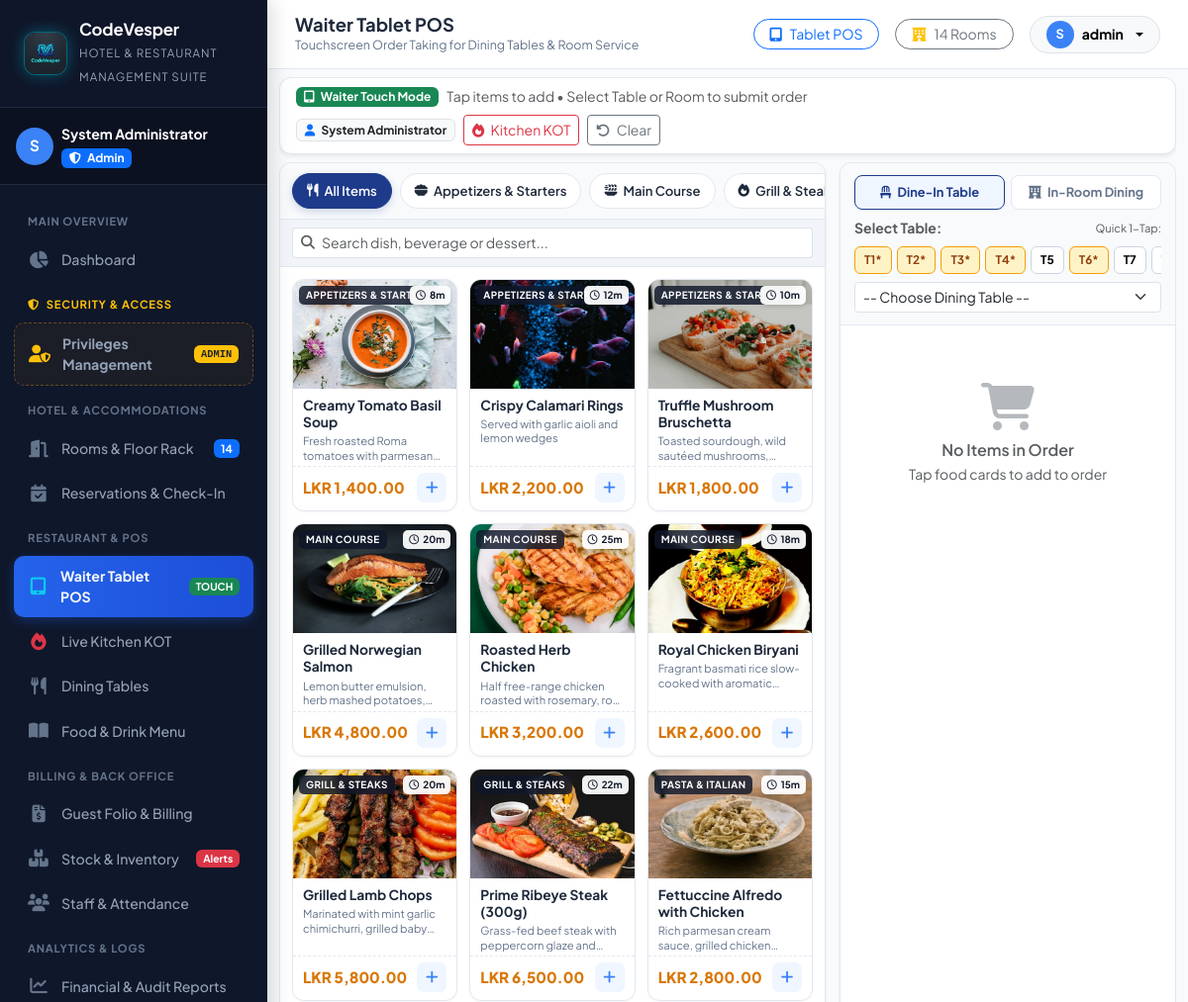
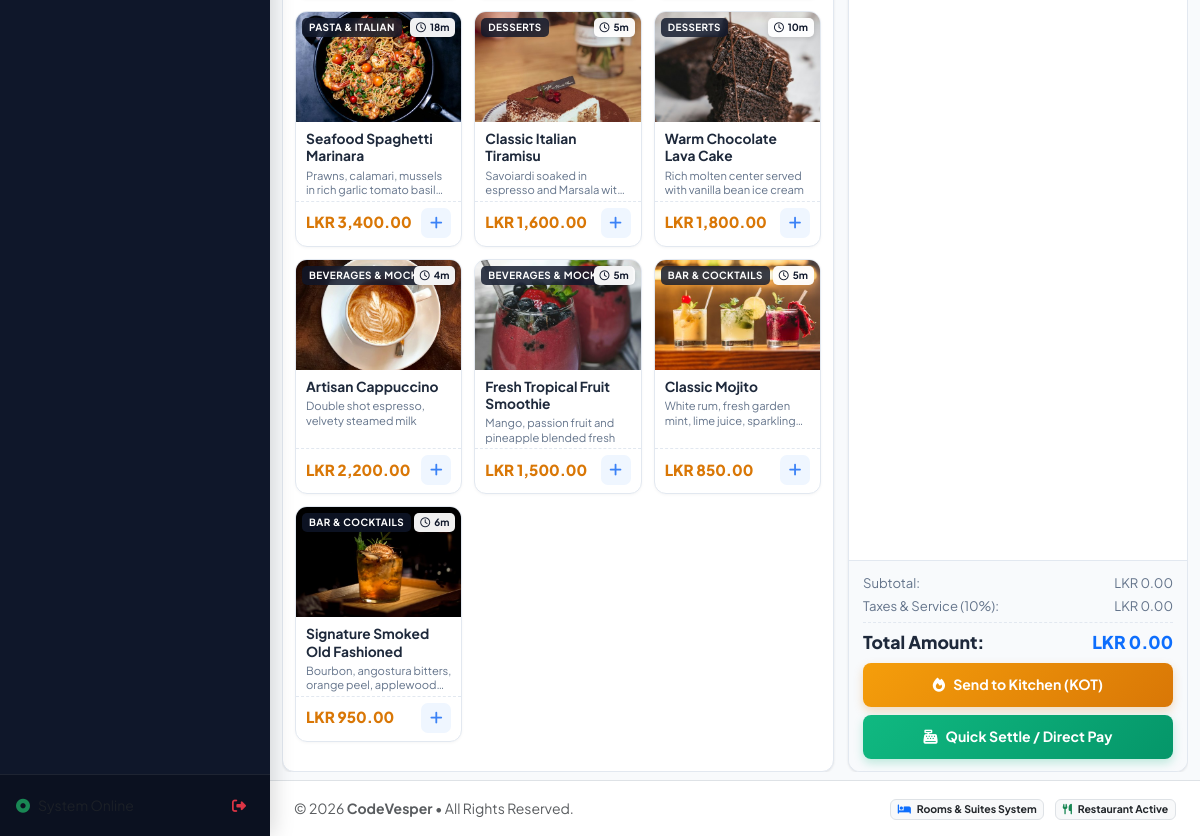
The app's page /pos.php (signed in) with its own data (2 pictures, top to bottom).
### tables this page shows
CREATE TABLE `menu_categories` (
  `id` int NOT NULL AUTO_INCREMENT,
  `name` varchar(50) NOT NULL,
  `icon` varchar(50) DEFAULT 'utensils',
  `sort_order` int DEFAULT '0',
  `status` enum('active','inactive') DEFAULT 'active',
  PRIMARY KEY (`id`)  
);

CREATE TABLE `menu_items` (
  `id` int NOT NULL AUTO_INCREMENT,
  `category_id` int NOT NULL,
  `name` varchar(100) NOT NULL,
  `description` varchar(255) DEFAULT NULL,
  `price` decimal(10,2) NOT NULL,
  `cost_price` decimal(10,2) DEFAULT '0.00',
  `image` varchar(255) DEFAULT 'default_food.jpg',
  `is_available` tinyint(1) DEFAULT '1',
  `prep_time_minutes` int DEFAULT '15',
  PRIMARY KEY (`id`)  ,
  KEY `category_id` (`category_id`),
  CONSTRAINT `menu_items_ibfk_1` FOREIGN KEY (`category_id`) REFERENCES `menu_categories` (`id`)
);

CREATE TABLE `dining_tables` (
  `id` int NOT NULL AUTO_INCREMENT,
  `table_number` varchar(20) NOT NULL,
  `section` varchar(50) DEFAULT 'Main Dining',
  `capacity` int DEFAULT '4',
  `status` enum('available','occupied','reserved','cleaning') DEFAULT 'available',
  PRIMARY KEY (`id`)  ,
  UNIQUE KEY `table_number` (`table_number`)
);

### includes/auth.php (called while the page is built, shortened)
<?php
function isLoggedIn(): bool {
    return isset($_SESSION['user_id']) && !empty($_SESSION['user_id']);
}
function currentUser(): ?array {
    return [
        'id'        => $_SESSION['user_id'] ?? 0,
        'username'  => $_SESSION['username'] ?? '',
        'full_name' => $_SESSION['full_name'] ?? 'Staff',
        'role_id'   => $_SESSION['role_id'] ?? 1,
        'role_slug' => $_SESSION['role_slug'] ?? 'admin',
        'role_name' => $_SESSION['role_name'] ?? 'Staff',
        'email'     => $_SESSION['email'] ?? '',
        'avatar'    => $_SESSION['avatar'] ?? 'default_avatar.png'
    ];
}

### pos.php (the view, shortened to what this page needs)
<?php
require_once __DIR__ . '/includes/header.php';
$db = getDbConnection();
$categories = $db->query("SELECT * FROM menu_categories WHERE status = 'active' ORDER BY sort_order ASC")->fetchAll();
$menuItems = $db->query("
    SELECT m.*, c.name as category_name
    FROM menu_items m
    JOIN menu_categories c ON m.category_id = c.id
    WHERE m.is_available = 1
    ORDER BY c.sort_order ASC, m.name ASC
")->fetchAll();
$diningTables = $db->query("SELECT * FROM dining_tables ORDER BY id ASC")->fetchAll();
?>
<div class="pos-page-wrapper">
    <div class="card-custom p-2 px-3 mb-2 bg-white d-flex flex-wrap align-items-center justify-content-between gap-2 shadow-sm">
        <div class="d-flex align-items-center gap-2">
            <span class="badge bg-success px-2 py-1 small">
                <i class="fa-solid fa-tablet-screen-button me-1"></i> Waiter Touch Mode
            </span>
            <span class="text-muted small d-none d-md-inline">
                Tap items to add &bull; Select Table or Room to submit order
            </span>
        </div>
        <div class="d-flex align-items-center gap-2">
            <span class="badge bg-light text-dark border small">
                <i class="fa-solid fa-user me-1 text-primary"></i> <?= htmlspecialchars($currentUser['full_name'] ?? 'Waiter') ?>
            </span>
            <a href="kitchen.php" class="btn btn-outline-danger btn-sm py-1 px-2" title="Live Kitchen Display">
                <i class="fa-solid fa-fire me-1"></i> Kitchen KOT
            </a>
            <button class="btn btn-outline-secondary btn-sm py-1 px-2" onclick="clearCart()" title="Clear Current Cart">
                <i class="fa-solid fa-rotate-left me-1"></i> Clear
            </button>
        </div>
    </div>
    <div class="pos-container">
        <div class="pos-catalog-panel">
            <div class="pos-categories-bar">
                <button type="button" class="category-pill active" onclick="filterCategory('all', this)">
                    <i class="fa-solid fa-utensils"></i> All Items
                </button>
                <?php foreach ($categories as $cat): ?>
                    <button type="button" class="category-pill" onclick="filterCategory('cat-<?= $cat['id'] ?>', this)">
                        <i class="fa-solid fa-<?= htmlspecialchars($cat['icon']) ?>"></i>
                        <?= htmlspecialchars($cat['name']) ?>
                    </button>
                <?php endforeach; ?>
            </div>
            <div class="pos-search-box">
                <div class="input-group input-group-sm">
                    <span class="input-group-text bg-white border-end-0">
                        <i class="fa-solid fa-magnifying-glass text-muted"></i>
                    </span>
                    <input type="text" id="menuSearchInput" class="form-control border-start-0 ps-0" placeholder="Search dish, beverage or dessert..." onkeyup="filterMenuSearch()">
                </div>
            </div>
            <div class="pos-menu-grid" id="menuGrid">
                <?php foreach ($menuItems as $item):
                    $foodImg = !empty($item['image']) ? htmlspecialchars($item['image']) : 'default_food.jpg';
                ?>
                    <div class="menu-card-touch cat-<?= $item['category_id'] ?>"
                         data-id="<?= $item['id'] ?>"
                         data-name="<?= htmlspecialchars($item['name']) ?>"
                         data-price="<?= $item['price'] ?>"
                         onclick="addToCart(<?= $item['id'] ?>, '<?= addslashes($item['name']) ?>', <?= $item['price'] ?>, '<?= addslashes($foodImg) ?>')">
                        <div class="menu-card-img-wrap">
                            <img src="assets/images/foods/<?= $foodImg ?>"
                                 alt="<?= htmlspecialchars($item['name']) ?>"
                                 class="menu-card-img"
                                 loading="lazy"
                                 onerror="this.onerror=null; this.src='assets/images/foods/default_food.jpg';">
                            <span class="menu-card-cat-tag"><?= htmlspecialchars($item['category_name']) ?></span>
                            <?php if (!empty($item['prep_time_minutes'])): ?>
                                <span class="menu-card-prep-tag">
                                    <i class="fa-regular fa-clock me-1"></i><?= (int)$item['prep_time_minutes'] ?>m
                                </span>
                            <?php endif; ?>
                        </div>
                        <div class="menu-card-body">
                            <div class="menu-card-name" title="<?= htmlspecialchars($item['name']) ?>"><?= htmlspecialchars($item['name']) ?></div>
                            <div class="menu-card-desc"><?= htmlspecialchars($item['description'] ?? '') ?></div>
                        </div>
                        <div class="menu-card-footer">
                            <span class="menu-card-price"><?= formatMoney($item['price']) ?></span>
                            <button class="menu-card-add-btn" type="button" title="Add to Order">
                                <i class="fa-solid fa-plus"></i>
                            </button>
                        </div>
                    </div>
                <?php endforeach; ?>
            </div>
        </div>
        <div class="pos-order-panel">
            <div class="pos-order-header">
                <div class="order-type-tabs">
                    <button type="button" class="order-type-btn active" id="btnTypeDineIn" onclick="setOrderType('dine_in')">
                        <i class="fa-solid fa-chair me-1"></i> Dine-In Table
                    </button>
                    <button type="button" class="order-type-btn" id="btnTypeRoom" onclick="setOrderType('room_service')">
                        <i class="fa-solid fa-hotel me-1"></i> In-Room Dining
                    </button>
                </div>
                <div id="sectionTableSelect">
                    <div class="d-flex justify-content-between align-items-center mb-1">
                        <label class="form-label small fw-bold text-muted mb-0">Select Table:</label>
                        <span class="text-muted" style="font-size: 0.7rem;">Quick 1-Tap:</span>
                    </div>
                    <div class="quick-table-scroll">
                        <?php foreach ($diningTables as $t):
                            $shortName = str_replace('Table ', '', $t['table_number']);
                        ?>
                            <button type="button"
                                    class="quick-table-pill <?= $t['status'] === 'occupied' ? 'occupied' : '' ?>"
                                    id="pill-table-<?= $t['id'] ?>"
                                    onclick="selectQuickTable(<?= $t['id'] ?>)"
                                    title="<?= htmlspecialchars($t['table_number']) ?> (<?= htmlspecialchars($t['section']) ?> - <?= ucfirst($t['status']) ?>)">
                                <?= htmlspecialchars($shortName) ?><?= $t['status'] === 'occupied' ? '*' : '' ?>
                            </button>
                        <?php endforeach; ?>
                    </div>
                    <select id="selectDiningTable" class="form-select form-select-sm" onchange="syncTablePill(this.value)">
                        <option value="">-- Choose Dining Table --</option>
                    </select>
                </div>
            </div>
            <div class="pos-cart-items" id="cartItemsList">
                <div class="text-center py-5 text-muted" id="emptyCartMessage">
                    <i class="fa-solid fa-cart-shopping fa-3x text-secondary opacity-50 mb-2"></i>
                    <div class="fw-semibold">No Items in Order</div>
                    <small>Tap food cards to add to order</small>
                </div>
            </div>
            <div class="pos-order-footer">
                <div class="total-line">
                    <span>Subtotal:</span>
                    <span id="txtSubtotal"><?= APP_CURRENCY ?>0.00</span>
                </div>
                <div class="total-line">
                    <span>Taxes & Service (10%):</span>
                    <span id="txtTax"><?= APP_CURRENCY ?>0.00</span>
                </div>
                <div class="total-line final">
                    <span>Total Amount:</span>
                    <span id="txtTotal" class="text-primary"><?= APP_CURRENCY ?>0.00</span>
                </div>
                <div class="d-flex flex-column gap-2 mt-2">
                    <button type="button" class="pos-action-btn btn-kot" onclick="submitOrder('kot')">
                        <i class="fa-solid fa-fire"></i>
                        <span>Send to Kitchen (KOT)</span>
                    </button>
                    <button type="button" class="pos-action-btn btn-settle" onclick="openPaymentModal()">
                        <i class="fa-solid fa-cash-register"></i>
                        <span>Quick Settle / Direct Pay</span>
                    </button>
                </div>
            </div>
        </div>
    </div>
</div>
<?php require_once __DIR__ . '/includes/footer.php'; ?>

### assets/css/style.css (style rules this page uses)
:root { --primary: #1e3a8a; --primary-light: #3b82f6; --primary-dark: #0f172a; --gold: #d97706; --gold-light: #f59e0b; --gold-subtle: #fef3c7; --sidebar-bg: #0f172a; --sidebar-hover: #1e293b; --sidebar-active: #2563eb; --body-bg: #f8fafc; --card-bg: #ffffff; --text-main: #1e293b; --text-muted: #64748b; --border-color: #e2e8f0; --sidebar-width: 270px; --topbar-height: 70px; --radius-sm: 8px; --radius-md: 12px; --radius-lg: 18px; --shadow-sm: 0 1px 3px rgba(0,0,0,0.06), 0 1px 2px rgba(0,0,0,0.04); --shadow-md: 0 4px 12px -2px rgba(0,0,0,0.08), 0 2px 6px -1px rgba(0,0,0,0.04); --shadow-lg: 0 12px 24px -4px rgba(0,0,0,0.12), 0 4px 10px -2px rgba(0,0,0,0.05); }
* { box-sizing: border-box; }
body { font-family: 'Plus Jakarta Sans', sans-serif; background-color: var(--body-bg); color: var(--text-main); overflow-x: hidden; margin: 0; padding: 0; }
.card-custom { background: #fff; border: 1px solid var(--border-color); border-radius: var(--radius-md); box-shadow: var(--shadow-sm); transition: transform 0.2s ease, box-shadow 0.2s ease; }

### pos.php (style rules this page uses)
body, .app-wrapper, .app-main { overflow-x: hidden !important; max-width: 100vw !important; }

### records on screen
menu_categories: name "Appetizers & Starters"
menu_categories: name "Main Course"
menu_categories: name "Grill &…"
menu_items: image (picture), category.name "APPETIZERS & STARTERS", prep_time_minutes "8", name "Creamy Tomato Basil Soup", description "Fresh roasted Roma tomatoes with…", price "LKR 1,400.00"
menu_items: image (picture), category.name "APPETIZERS & STARTERS", prep_time_minutes "12", name "Crispy Calamari Rings", description "Served with garlic aioli and lemon wedges", price "LKR 2,200.00"
menu_items: image (picture), category.name "APPETIZERS & STARTERS", prep_time_minutes "10", name "Truffle Mushroom Bruschetta", description "Toasted sourdough, wild sautéed…", price "LKR 1,800.00"
menu_items: image (picture), category.name "MAIN COURSE", prep_time_minutes "20", name "Grilled Norwegian Salmon", description "Lemon butter emulsion, herb mashed…", price "LKR 4,800.00"
menu_items: image (picture), category.name "MAIN COURSE", prep_time_minutes "25", name "Roasted Herb Chicken", description "Half free-range chicken roasted with rosemary,…", price "LKR 3,200.00"
menu_items: image (picture), category.name "MAIN COURSE", prep_time_minutes "18", name "Royal Chicken Biryani", description "Fragrant basmati rice slow-cooked with…", price "LKR 2,600.00"
menu_items: image (picture), category.name "GRILL & STEAKS", prep_time_minutes "20", name "Grilled Lamb Chops", description "Marinated with mint garlic chimichurri, grilled…", price "LKR 5,800.00"
menu_items: image (picture), category.name "GRILL & STEAKS", prep_time_minutes "22", name "Prime Ribeye Steak (300g)", description "Grass-fed beef steak with peppercorn glaze…", price "LKR 6,500.00"
menu_items: image (picture), category.name "PASTA & ITALIAN", prep_time_minutes "15", name "Fettuccine Alfredo with Chicken", description "Rich parmesan cream sauce, grilled…", price "LKR 2,800.00"
menu_items: image (picture), category.name "PASTA & ITALIAN", prep_time_minutes "18", name "Seafood Spaghetti Marinara", description "Prawns, calamari, mussels in rich garlic tomato…", price "LKR 3,400.00"
menu_items: image (picture), category.name "DESSERTS", prep_time_minutes "5", name "Classic Italian Tiramisu", description "Savoiardi soaked in espresso and Marsala…", price "LKR 1,600.00"
menu_items: image (picture), category.name "DESSERTS", prep_time_minutes "10", name "Warm Chocolate Lava Cake", description "Rich molten center served with vanilla bean ice cream", price "LKR 1,800.00"
menu_items: image (picture), category.name "BEVERAGES & MOCKTAILS", prep_time_minutes "4", name "Artisan Cappuccino", description "Double shot espresso, velvety steamed milk", price "LKR 2,200.00"
menu_items: image (picture), category.name "BEVERAGES & MOCKTAILS", prep_time_minutes "5", name "Fresh Tropical Fruit Smoothie", description "Mango, passion fruit and pineapple blended fresh", price "LKR 1,500.00"
menu_items: image (picture), category.name "BAR & COCKTAILS", prep_time_minutes "5", name "Classic Mojito", description "White rum, fresh garden mint, lime juice,…", price "LKR 850.00"
menu_items: image (picture), category.name "BAR & COCKTAILS", prep_time_minutes "6", name "Signature Smoked Old Fashioned", description "Bourbon, angostura bitters, orange peel,…", price "LKR 950.00"
dining_tables: table_number "T1"
dining_tables: table_number "T2"
dining_tables: table_number "T3"
dining_tables: table_number "T4"
dining_tables: table_number "T5"
dining_tables: table_number "T6"
dining_tables: table_number "T7"

### other values on screen
APP_NAME "CodeVesper"
APP_TAGLINE "HOTEL & RESTAURANT MANAGEMENT SUITE"
substr($user['full_name'] ?? 'U', 0, 1) "S"
$user['full_name'] "System Administrator"
$dynamicRoomCount "14"
$pageTitle "Waiter Tablet POS"
$pageSubtitle "Touchscreen Order Taking for Dining Tables & Room Service"
$totalHeaderRooms "14"
substr($currentUser['full_name'], 0, 1) "S"
$currentUser['username'] "admin"
$currentUser['full_name'] "System Administrator"
APP_CURRENCY "LKR"
